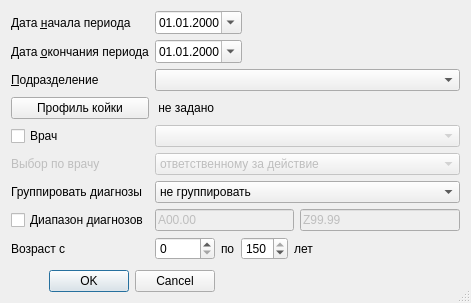
<?xml version="1.0" encoding="UTF-8"?>
<ui version="4.0">
 <class>StationaryPatientsCompositionSetupDialog</class>
 <widget class="QDialog" name="StationaryPatientsCompositionSetupDialog">
  <property name="windowModality">
   <enum>Qt::ApplicationModal</enum>
  </property>
  <property name="geometry">
   <rect>
    <x>0</x>
    <y>0</y>
    <width>471</width>
    <height>303</height>
   </rect>
  </property>
  <property name="windowTitle">
   <string>параметры отчёта</string>
  </property>
  <property name="sizeGripEnabled">
   <bool>true</bool>
  </property>
  <layout class="QGridLayout" name="gridLayout">
   <item row="2" column="2" colspan="5">
    <widget class="COrgStructureComboBox" name="cmbOrgStructure"/>
   </item>
   <item row="8" column="3">
    <widget class="QLabel" name="lblAgeTo">
     <property name="text">
      <string>по</string>
     </property>
    </widget>
   </item>
   <item row="8" column="5" colspan="2">
    <widget class="QLabel" name="lblAgeYears">
     <property name="text">
      <string>лет</string>
     </property>
    </widget>
   </item>
   <item row="6" column="0" colspan="2">
    <widget class="QLabel" name="lblGroupMKB">
     <property name="text">
      <string>Группировать диагнозы</string>
     </property>
    </widget>
   </item>
   <item row="6" column="2" colspan="5">
    <widget class="QComboBox" name="cmbGroupMKB">
     <item>
      <property name="text">
       <string>не группировать</string>
      </property>
     </item>
     <item>
      <property name="text">
       <string>группировать по рубрикам</string>
      </property>
     </item>
     <item>
      <property name="text">
       <string>группировать по блокам</string>
      </property>
     </item>
     <item>
      <property name="text">
       <string>группировать по классам</string>
      </property>
     </item>
    </widget>
   </item>
   <item row="8" column="4">
    <widget class="QSpinBox" name="edtAgeTo">
     <property name="maximum">
      <number>150</number>
     </property>
     <property name="value">
      <number>150</number>
     </property>
    </widget>
   </item>
   <item row="10" column="0" colspan="3">
    <widget class="QDialogButtonBox" name="buttonBox">
     <property name="orientation">
      <enum>Qt::Horizontal</enum>
     </property>
     <property name="standardButtons">
      <set>QDialogButtonBox::Cancel|QDialogButtonBox::Ok</set>
     </property>
    </widget>
   </item>
   <item row="4" column="0">
    <widget class="QCheckBox" name="chkPerson">
     <property name="text">
      <string>Врач</string>
     </property>
    </widget>
   </item>
   <item row="1" column="2" colspan="3">
    <widget class="CDateEdit" name="edtEndDate">
     <property name="sizePolicy">
      <sizepolicy hsizetype="Maximum" vsizetype="Fixed">
       <horstretch>0</horstretch>
       <verstretch>0</verstretch>
      </sizepolicy>
     </property>
     <property name="displayFormat">
      <string>dd.MM.yyyy</string>
     </property>
     <property name="calendarPopup">
      <bool>true</bool>
     </property>
    </widget>
   </item>
   <item row="5" column="2" colspan="5">
    <widget class="QComboBox" name="cmbSelectType">
     <property name="enabled">
      <bool>false</bool>
     </property>
     <item>
      <property name="text">
       <string>ответственному за действие</string>
      </property>
     </item>
     <item>
      <property name="text">
       <string>ответственному за событие</string>
      </property>
     </item>
    </widget>
   </item>
   <item row="1" column="0" colspan="2">
    <widget class="QLabel" name="lblEndDate">
     <property name="text">
      <string>Дата &amp;окончания периода</string>
     </property>
     <property name="buddy">
      <cstring>edtEndDate</cstring>
     </property>
    </widget>
   </item>
   <item row="7" column="2" colspan="4">
    <widget class="QLineEdit" name="edtMKBFrom">
     <property name="enabled">
      <bool>false</bool>
     </property>
     <property name="inputMask">
      <string>&gt;A&lt;00.00; </string>
     </property>
     <property name="text">
      <string>A00.00</string>
     </property>
    </widget>
   </item>
   <item row="8" column="0">
    <widget class="QLabel" name="lblAge">
     <property name="text">
      <string>Возраст с</string>
     </property>
    </widget>
   </item>
   <item row="7" column="6">
    <widget class="QLineEdit" name="edtMKBTo">
     <property name="enabled">
      <bool>false</bool>
     </property>
     <property name="inputMask">
      <string>&gt;A&lt;00.00; </string>
     </property>
     <property name="text">
      <string>Z99.99</string>
     </property>
    </widget>
   </item>
   <item row="8" column="2">
    <widget class="QSpinBox" name="edtAgeFrom">
     <property name="maximum">
      <number>150</number>
     </property>
    </widget>
   </item>
   <item row="0" column="2" colspan="3">
    <widget class="CDateEdit" name="edtBegDate">
     <property name="sizePolicy">
      <sizepolicy hsizetype="Maximum" vsizetype="Fixed">
       <horstretch>0</horstretch>
       <verstretch>0</verstretch>
      </sizepolicy>
     </property>
     <property name="displayFormat">
      <string>dd.MM.yyyy</string>
     </property>
     <property name="calendarPopup">
      <bool>true</bool>
     </property>
    </widget>
   </item>
   <item row="2" column="0" colspan="2">
    <widget class="QLabel" name="lblOrgStructure">
     <property name="text">
      <string>&amp;Подразделение</string>
     </property>
     <property name="buddy">
      <cstring>cmbOrgStructure</cstring>
     </property>
    </widget>
   </item>
   <item row="0" column="6">
    <spacer>
     <property name="orientation">
      <enum>Qt::Horizontal</enum>
     </property>
     <property name="sizeHint" stdset="0">
      <size>
       <width>101</width>
       <height>20</height>
      </size>
     </property>
    </spacer>
   </item>
   <item row="1" column="6">
    <spacer>
     <property name="orientation">
      <enum>Qt::Horizontal</enum>
     </property>
     <property name="sizeHint" stdset="0">
      <size>
       <width>101</width>
       <height>20</height>
      </size>
     </property>
    </spacer>
   </item>
   <item row="3" column="2">
    <widget class="QLabel" name="lblHospitalBedProfileList">
     <property name="text">
      <string> не задано</string>
     </property>
     <property name="wordWrap">
      <bool>true</bool>
     </property>
    </widget>
   </item>
   <item row="0" column="0" colspan="2">
    <widget class="QLabel" name="lblBegDate">
     <property name="text">
      <string>Дата &amp;начала периода</string>
     </property>
     <property name="buddy">
      <cstring>edtBegDate</cstring>
     </property>
    </widget>
   </item>
   <item row="9" column="1">
    <spacer>
     <property name="orientation">
      <enum>Qt::Vertical</enum>
     </property>
     <property name="sizeHint" stdset="0">
      <size>
       <width>21</width>
       <height>21</height>
      </size>
     </property>
    </spacer>
   </item>
   <item row="5" column="0" colspan="2">
    <widget class="QLabel" name="lblSelectType">
     <property name="enabled">
      <bool>false</bool>
     </property>
     <property name="text">
      <string>Выбор по врачу</string>
     </property>
    </widget>
   </item>
   <item row="7" column="0" colspan="2">
    <widget class="QCheckBox" name="chkMKBFilter">
     <property name="text">
      <string>Диапазон диагнозов</string>
     </property>
    </widget>
   </item>
   <item row="3" column="0" colspan="2">
    <widget class="QPushButton" name="btnHospitalBedProfileList">
     <property name="text">
      <string>Профиль койки</string>
     </property>
    </widget>
   </item>
   <item row="4" column="2" colspan="5">
    <widget class="CPersonComboBoxEx" name="cmbPerson">
     <property name="enabled">
      <bool>false</bool>
     </property>
    </widget>
   </item>
  </layout>
 </widget>
 <customwidgets>
  <customwidget>
   <class>COrgStructureComboBox</class>
   <extends>QComboBox</extends>
   <header>Orgs/OrgStructComboBoxes.h</header>
  </customwidget>
  <customwidget>
   <class>CDateEdit</class>
   <extends>QDateEdit</extends>
   <header>library/DateEdit</header>
  </customwidget>
  <customwidget>
   <class>CPersonComboBoxEx</class>
   <extends>QComboBox</extends>
   <header>Orgs/PersonComboBoxEx.h</header>
  </customwidget>
 </customwidgets>
 <tabstops>
  <tabstop>edtBegDate</tabstop>
  <tabstop>edtEndDate</tabstop>
  <tabstop>cmbOrgStructure</tabstop>
  <tabstop>btnHospitalBedProfileList</tabstop>
  <tabstop>cmbPerson</tabstop>
  <tabstop>cmbGroupMKB</tabstop>
  <tabstop>edtMKBFrom</tabstop>
  <tabstop>chkMKBFilter</tabstop>
  <tabstop>edtMKBTo</tabstop>
  <tabstop>buttonBox</tabstop>
 </tabstops>
 <resources/>
 <connections>
  <connection>
   <sender>buttonBox</sender>
   <signal>accepted()</signal>
   <receiver>StationaryPatientsCompositionSetupDialog</receiver>
   <slot>accept()</slot>
   <hints>
    <hint type="sourcelabel">
     <x>198</x>
     <y>267</y>
    </hint>
    <hint type="destinationlabel">
     <x>119</x>
     <y>140</y>
    </hint>
   </hints>
  </connection>
  <connection>
   <sender>buttonBox</sender>
   <signal>rejected()</signal>
   <receiver>StationaryPatientsCompositionSetupDialog</receiver>
   <slot>reject()</slot>
   <hints>
    <hint type="sourcelabel">
     <x>249</x>
     <y>267</y>
    </hint>
    <hint type="destinationlabel">
     <x>316</x>
     <y>140</y>
    </hint>
   </hints>
  </connection>
  <connection>
   <sender>chkMKBFilter</sender>
   <signal>toggled(bool)</signal>
   <receiver>edtMKBFrom</receiver>
   <slot>setEnabled(bool)</slot>
   <hints>
    <hint type="sourcelabel">
     <x>95</x>
     <y>196</y>
    </hint>
    <hint type="destinationlabel">
     <x>319</x>
     <y>197</y>
    </hint>
   </hints>
  </connection>
  <connection>
   <sender>chkMKBFilter</sender>
   <signal>toggled(bool)</signal>
   <receiver>edtMKBTo</receiver>
   <slot>setEnabled(bool)</slot>
   <hints>
    <hint type="sourcelabel">
     <x>57</x>
     <y>196</y>
    </hint>
    <hint type="destinationlabel">
     <x>466</x>
     <y>197</y>
    </hint>
   </hints>
  </connection>
  <connection>
   <sender>chkPerson</sender>
   <signal>toggled(bool)</signal>
   <receiver>cmbPerson</receiver>
   <slot>setEnabled(bool)</slot>
   <hints>
    <hint type="sourcelabel">
     <x>32</x>
     <y>115</y>
    </hint>
    <hint type="destinationlabel">
     <x>263</x>
     <y>117</y>
    </hint>
   </hints>
  </connection>
  <connection>
   <sender>chkPerson</sender>
   <signal>toggled(bool)</signal>
   <receiver>cmbSelectType</receiver>
   <slot>setEnabled(bool)</slot>
   <hints>
    <hint type="sourcelabel">
     <x>45</x>
     <y>115</y>
    </hint>
    <hint type="destinationlabel">
     <x>224</x>
     <y>136</y>
    </hint>
   </hints>
  </connection>
  <connection>
   <sender>chkPerson</sender>
   <signal>toggled(bool)</signal>
   <receiver>lblSelectType</receiver>
   <slot>setEnabled(bool)</slot>
   <hints>
    <hint type="sourcelabel">
     <x>30</x>
     <y>116</y>
    </hint>
    <hint type="destinationlabel">
     <x>28</x>
     <y>133</y>
    </hint>
   </hints>
  </connection>
 </connections>
</ui>
